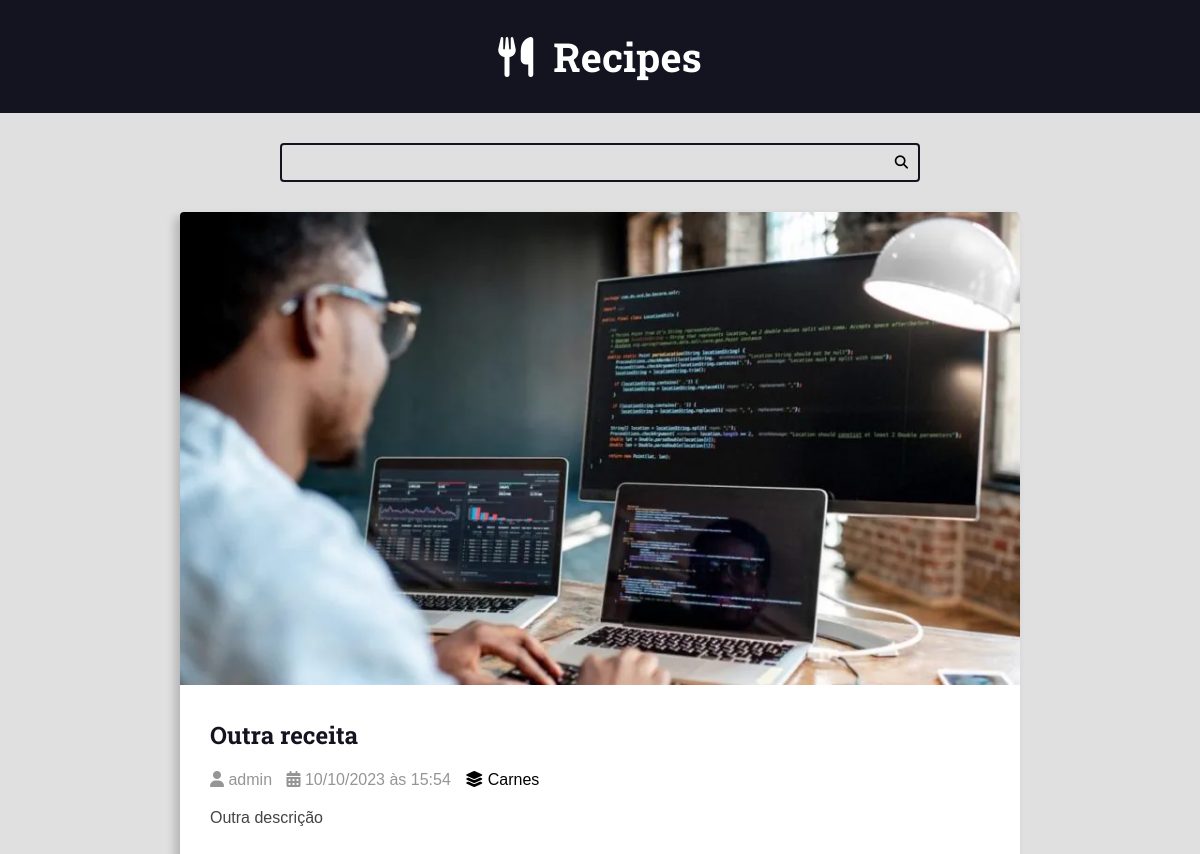
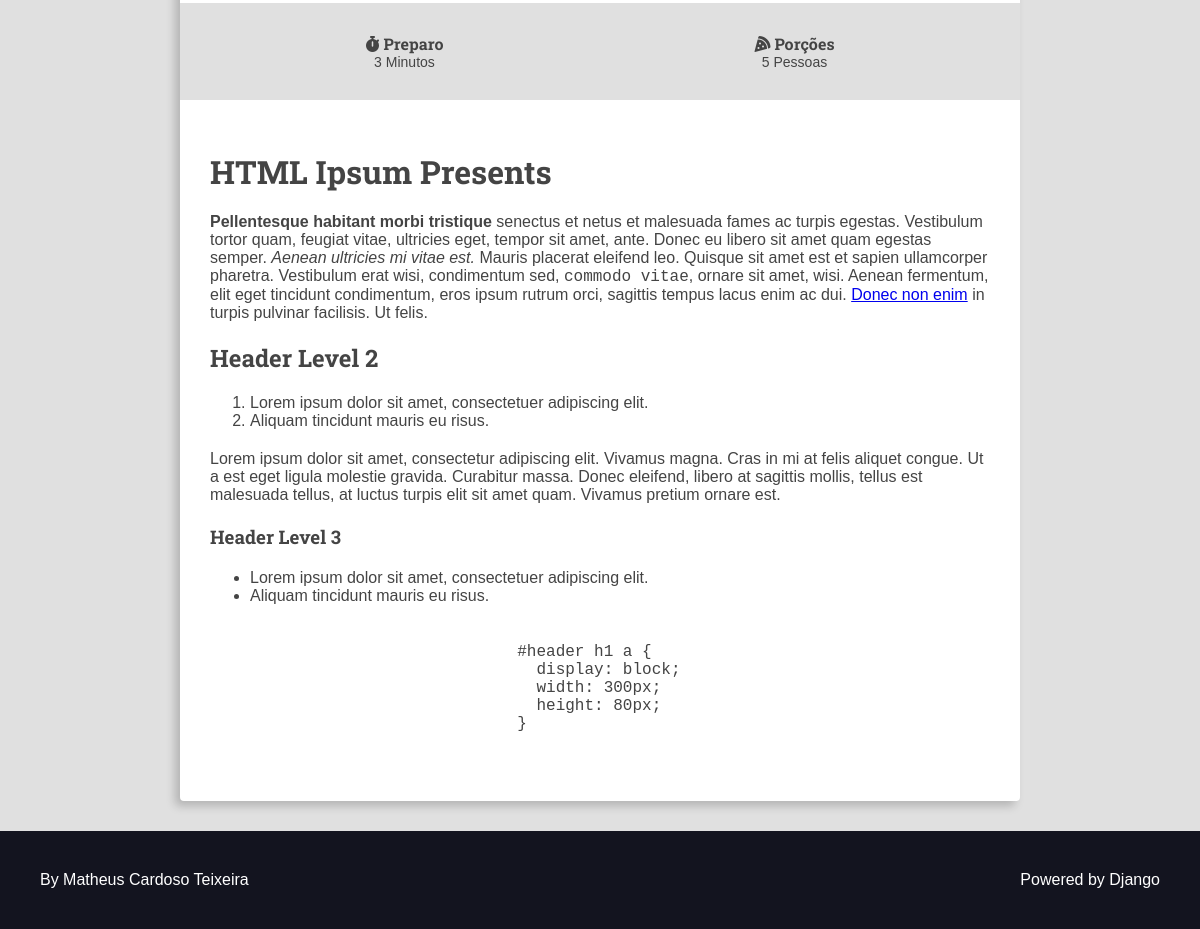
The page /recipes/2/ on the database its author committed (2 pictures, top to bottom).
### recipes/models.py (models this page shows, shortened)
class Recipe(models.Model):
    title = models.CharField(max_length=65)
    description = models.CharField(max_length=165)
    slug = models.SlugField()
    preparation_time = models.IntegerField()
    preparation_time_unit = models.CharField(max_length=65)
    servings = models.IntegerField()
    servings_unit = models.CharField(max_length=65)
    preparation_steps = models.TextField();
    preparation_steps_is_html = models.BooleanField(default=False)
    created_at = models.DateTimeField(auto_now_add=True)
    updated_at = models.DateTimeField(auto_now=True)
    is_published = models.BooleanField(default=False)
    cover = models.ImageField(upload_to='recipes/covers/%Y/%m/%d/', blank=True, null=True, default='')
    category = models.ForeignKey(
        Category, on_delete=models.SET_NULL, null=True, blank=True, default=None
    )
    author = models.ForeignKey(
        User, on_delete=models.SET_NULL, null=True
    )

class Category(models.Model):
    name = models.CharField(max_length=65)

### recipes/views.py (the view)
# urls.py: path('recipes/<int:recipe_id>/', views.recipe, name='recipe')
def recipe(request, recipe_id):
    recipe_content = get_object_or_404(Recipe, id=recipe_id, is_published=True)
    return render(request, 'recipes/pages/recipe-view.html', context={
        'recipe': recipe_content,
        'is_detail_page': True
    })

### recipes/templates/recipes/pages/recipe-view.html (shortened to what this page needs)
{% extends 'global/base.html' %}
{% block content %}
<div class="main-content main-content-detail container">
    {% include 'recipes/partials/recipe.html' %}
</div>
{% endblock %}

### recipes/templates/recipes/partials/recipe.html
            <div class="recipe recipe-list-item">
                <div class="recipe-cover">
                    {% if not is_detail_page %}
                        <a href="{% url 'recipes:recipe' recipe.id %}">
                            <img src="{{ recipe.cover.url }}" alt="Temporário">
                        </a>
                    {% else %}
                        <img src="{{ recipe.cover.url }}" alt="Temporário">
                    {% endif %}
                </div>
                <div class="recipe-title-container">
                    <h2 class="recipe-title">
                        <a href="{% url 'recipes:recipe' recipe.id %}">
                            {{ recipe.title }}
                        </a>
                    </h2>
                </div>
                <div class="recipe-author">
                    <span class="recipe-author-item">
                        <i class="fas fa-user"></i>
                        {% if recipe.author is not None %}
                            {% if recipe.author.first_name %}
                                {{ recipe.author.first_name }} {{ recipe.author.last_name }}
                            {% else %}
                                {{ recipe.author.username }}
                            {% endif %}
                        {% else %}
                            Desconhecido
                        {% endif %}
                    </span>
                    <span class="recipe-author-item">
                        <i class="fas fa-calendar-alt"></i>
                        {{ recipe.created_at|date:"d/m/Y" }} às {{ recipe.created_at|date:"H:i" }}
                    </span>
                    {% if recipe.category is not None %}
                        <span class="recipe-author-item">
                            <a class="category-link" href="{% url 'recipes:category' recipe.category.id %}">
                                <i class="fas fa-layer-group"></i>
                                <span>{{ recipe.category.name }}</span>
                            </a>
                        </span>
                    {% endif %}
                </div>
                <div class="recipe-content">
                    <p>
                        {{ recipe.description }}
                    </p>
                </div>
                <div class="recipe-meta-container">
                    <div class="recipe-meta recipe-preparation">
                        <h3 class="recipe-meta-title"><i class="fas fa-stopwatch"></i> Preparo</h3>
                        <div class="recipe-meta-text">
                            {{ recipe.preparation_time }} {{ recipe.preparation_time_unit }}
                        </div>
                    </div>
                    <div class="recipe-meta recipe-servings">
                        <h3 class="recipe-meta-title"><i class="fas fa-pizza-slice"></i> Porções</h3>
                        <div class="recipe-meta-text">
                            {{ recipe.servings }} {{ recipe.servings_unit }}
                        </div>
                    </div>
                </div>
                {% if  not is_detail_page %}
                    <footer class="recipe-footer">
                        <a class="recipe-read-more button button-dark button-full-width" href="{% url 'recipes:recipe' recipe.id %}">
                            <i class="fas fa-eye"></i>
                            <span>ver mais...</span>
                        </a>
                    </footer>
                {% else %}
                    <div class="preparation-steps">
                        {% if recipe.preparation_steps_is_html %}
                            {{ recipe.preparation_steps|safe }}
                        {% else %}
                            {{ recipe.preparation_steps|linebreaksbr }}
                        {% endif %}
                    </div>
                {% endif %}
            </div>

### recipes/static/recipes/css/styles.css (style rules this page uses)
:root { --color-primary: #269fe6; --color-primary-hover: #2086c2; --color-primary-dark: #13141f; --color-primary-dark-hover: #212336; --color-primary-light: #d4ecfa; --color-primary-light-hover: #bdd8e7; --color-white: #fff; --color-black: #000; --color-dark-text: #444; --color-info-light: #cce5ff; --color-debug-light: #cce5ff; --color-success-light: #d4edda; --color-alert-light: #fff3cd; --color-warning-light: #fff3cd; --color-error-light: #f8d7da; --color-info-dark: #4d86c4; --color-debug-dark: #4d86c4; --color-success-dark: #4a9c5d; --color-alert-dark: #927f40; --color-warning-dark: #927f40; --color-error-dark: #da525d; --color-gray-0: #f9f9f9; --color-gray-1: #e0e0e0; --color-gray-2: #c7c7c7; --color-gray-3: #aeaeae; --color-gray-4: #959595; --color-gray-5: #7d7d7d; --color-gray-6: #646464; --color-gray-7: #4b4b4b; --color-gray-8: #323232; --color-gray-9: #191919; --font-primary: sans-serif; --font-headings: 'Roboto Slab', serif; --spacing-gutter-small: 2rem; --spacing-gutter-medium-half: 1.5rem; --spacing-gutter-medium: 3rem; --spacing-gutter-large: 4rem; }
* { padding: 0; margin: 0; box-sizing: border-box; }
html { font-size: 62.5%; }
body { font-size: 1.6rem; font-family: var(--font-primary); background: var(--color-gray-1); color: var(--color-dark-text); }
h1, h2, h3, h4, h5, h6 { font-family: var(--font-headings); }
.container { max-width: 144rem; margin: 0 auto; padding: var(--spacing-gutter-medium); }
.main-content { padding-top: 0; }
.recipe { background: var(--color-white); box-shadow: -5px 5px 10px rgba(0, 0, 0, .2); transform: scale(1); transition: all 300ms ease-in-out; border-radius: .4rem; overflow: hidden; }
.recipe img { max-width: 100%; }
.recipe-list-item { max-width: 64rem; height: fit-content; }
.recipe-title-container { padding: var(--spacing-gutter-medium); padding-bottom: var(--spacing-gutter-small); }
.recipe-title-container a { color: var(--color-primary-dark); text-decoration: none; }
.recipe-author { padding: 0 var(--spacing-gutter-medium); }
.recipe-content { padding: var(--spacing-gutter-medium); padding-top: var(--spacing-gutter-small); }
.recipe-author-item { color: var(--color-gray-4); margin-right: 1rem; }
.category-link { color: var(--color-black); text-decoration: none; transition: all 300ms ease-in-out; }
.recipe-meta-container { display: flex; flex-flow: row wrap; padding: var(--spacing-gutter-medium); background: var(--color-gray-1); }
.recipe-meta { display: flex; flex-flow: column nowrap; flex-shrink: 1; flex-grow: 1; text-align: center; }
.recipe-meta-title { font-size: 1.6rem; }
.recipe-meta-text { font-size: 1.4rem; }
.main-content-detail .recipe-list-item { max-width: 84rem; margin: 0 auto; }
.preparation-steps { padding: var(--spacing-gutter-medium); }
.preparation-steps h1, .preparation-steps h2, .preparation-steps h3, .preparation-steps h4, .preparation-steps h5, .preparation-steps h6, .preparation-steps p, .preparation-steps pre { margin: 2rem 0; }
.preparation-steps ol, .preparation-steps ul { margin: 2rem; padding: 0 2rem; }

### rows shown on the page
Recipe: cover (picture), title "Outra receita", author.username "admin", created_at "10/10/2023", created_at "15:54", category.name "Carnes", description "Outra descrição", preparation_time "3", preparation_time_unit "Minutos", servings "5", servings_unit "Pessoas", preparation_steps "HTML Ipsum Presents Pellentesque habitant morbi tristique senectus et netus et malesuada fames ac turpis egestas. Vestibulum tortor quam, feugiat vitae, ultricies eget, tempor sit amet, ante. Donec eu libero sit amet quam egestas semper. Aenean ultricies mi vitae est. Mauris placerat eleifend leo. Quisque sit amet est et sapien ullamcorper pharetra. Vestibulum erat wisi, condimentum sed, commodo vitae , ornare sit amet, wisi. Aenean fermentum, elit eget tincidunt condimentum, eros ipsum rutrum orci, sagittis tempus lacus enim ac dui. Donec non enim in turpis pulvinar facilisis. Ut felis. Header Level 2 Lorem ipsum dolor sit amet, consectetuer adipiscing elit. Aliquam tincidunt mauris eu…"
